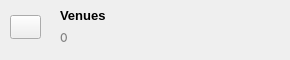
                           <widget class="ButtonFrame" name="venues_card">
                            <property name="minimumSize">
                             <size>
                              <width>280</width>
                              <height>50</height>
                             </size>
                            </property>
                            <property name="cursor">
                             <cursorShape>PointingHandCursor</cursorShape>
                            </property>
                            <property name="styleSheet">
                             <string notr="true">QFrame#primary_btn{
	border: 1px solid #E3E4E6;
	border-radius: 10px;
}

QFrame#primary_btn:hover{
	border: 3px solid #DBEAFE;
	background: #DBEAFE;
}</string>
                            </property>
                            <widget class="QLabel" name="head_8">
                             <property name="geometry">
                              <rect>
                               <x>60</x>
                               <y>5</y>
                               <width>151</width>
                               <height>21</height>
                              </rect>
                             </property>
                             <property name="font">
                              <font>
                               <family>Segoe UI</family>
                               <pointsize>10</pointsize>
                               <bold>true</bold>
                              </font>
                             </property>
                             <property name="text">
                              <string>Venues</string>
                             </property>
                            </widget>
                            <widget class="QLabel" name="venues_count">
                             <property name="geometry">
                              <rect>
                               <x>60</x>
                               <y>30</y>
                               <width>171</width>
                               <height>21</height>
                              </rect>
                             </property>
                             <property name="font">
                              <font>
                               <family>Inter</family>
                              </font>
                             </property>
                             <property name="styleSheet">
                              <string notr="true">color: #818181;</string>
                             </property>
                             <property name="text">
                              <string>&lt;!DOCTYPE HTML PUBLIC &quot;-//W3C//DTD HTML 4.0//EN&quot; &quot;http://www.w3.org/TR/REC-html40/strict.dtd&quot;&gt;
&lt;html&gt;&lt;head&gt;&lt;meta name=&quot;qrichtext&quot; content=&quot;1&quot; /&gt;&lt;meta charset=&quot;utf-8&quot; /&gt;&lt;style type=&quot;text/css&quot;&gt;
p, li { white-space: pre-wrap; }
hr { height: 1px; border-width: 0; }
li.unchecked::marker { content: &quot;\2610&quot;; }
li.checked::marker { content: &quot;\2612&quot;; }
&lt;/style&gt;&lt;/head&gt;&lt;body style=&quot; font-family:'Inter'; font-size:9pt; font-weight:400; font-style:normal;&quot;&gt;
&lt;p style=&quot; margin-top:12px; margin-bottom:2px; margin-left:0px; margin-right:0px; -qt-block-indent:0; text-indent:0px;&quot;&gt;0&lt;/p&gt;&lt;/body&gt;&lt;/html&gt;</string>
                             </property>
                             <property name="alignment">
                              <set>Qt::AlignmentFlag::AlignLeading|Qt::AlignmentFlag::AlignLeft|Qt::AlignmentFlag::AlignTop</set>
                             </property>
                            </widget>
                            <widget class="QLabel" name="coner_shadow_8">
                             <property name="geometry">
                              <rect>
                               <x>80</x>
                               <y>0</y>
                               <width>201</width>
                               <height>51</height>
                              </rect>
                             </property>
                             <property name="text">
                              <string/>
                             </property>
                             <property name="pixmap">
                              <pixmap resource="../assets/icons.qrc">:/icons/images/corner_gradient.png</pixmap>
                             </property>
                             <property name="scaledContents">
                              <bool>true</bool>
                             </property>
                            </widget>
                            <widget class="QPushButton" name="icon_8">
                             <property name="geometry">
                              <rect>
                               <x>10</x>
                               <y>15</y>
                               <width>31</width>
                               <height>24</height>
                              </rect>
                             </property>
                             <property name="text">
                              <string/>
                             </property>
                             <property name="icon">
                              <iconset resource="../assets/icons.qrc">
                               <normaloff>:/icons/icons/primary.svg</normaloff>:/icons/icons/primary.svg</iconset>
                             </property>
                             <property name="iconSize">
                              <size>
                               <width>32</width>
                               <height>32</height>
                              </size>
                             </property>
                            </widget>
                           </widget>
